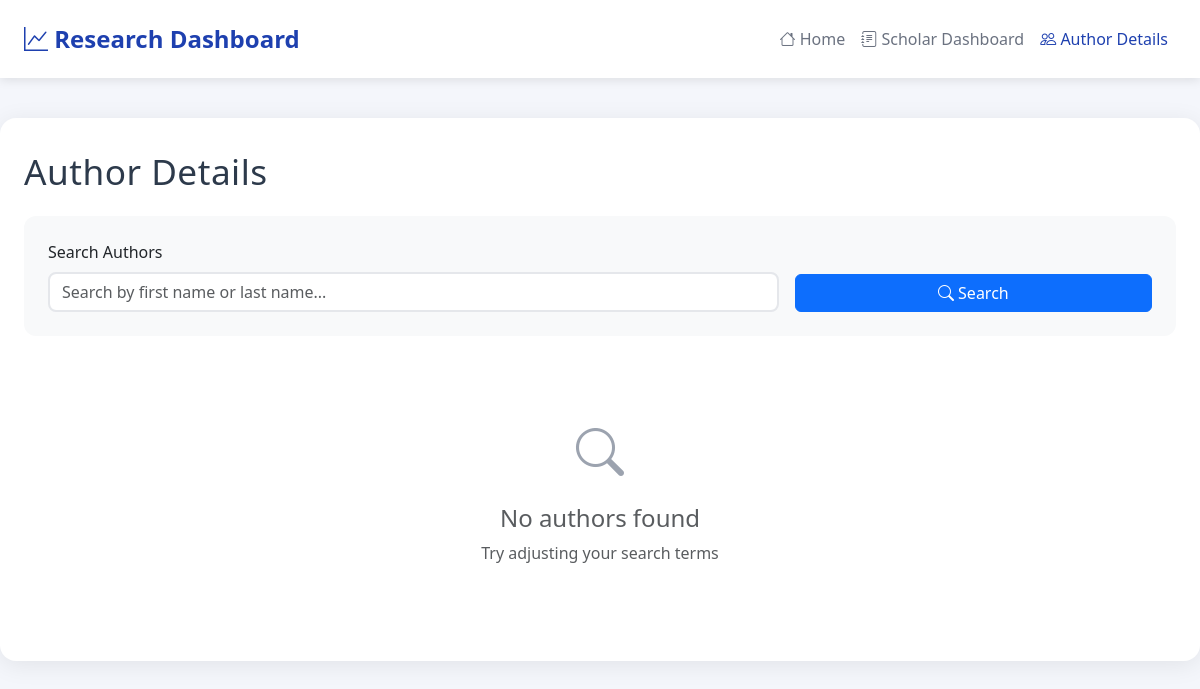
/authors/, run on an earlier commit of the app's database.
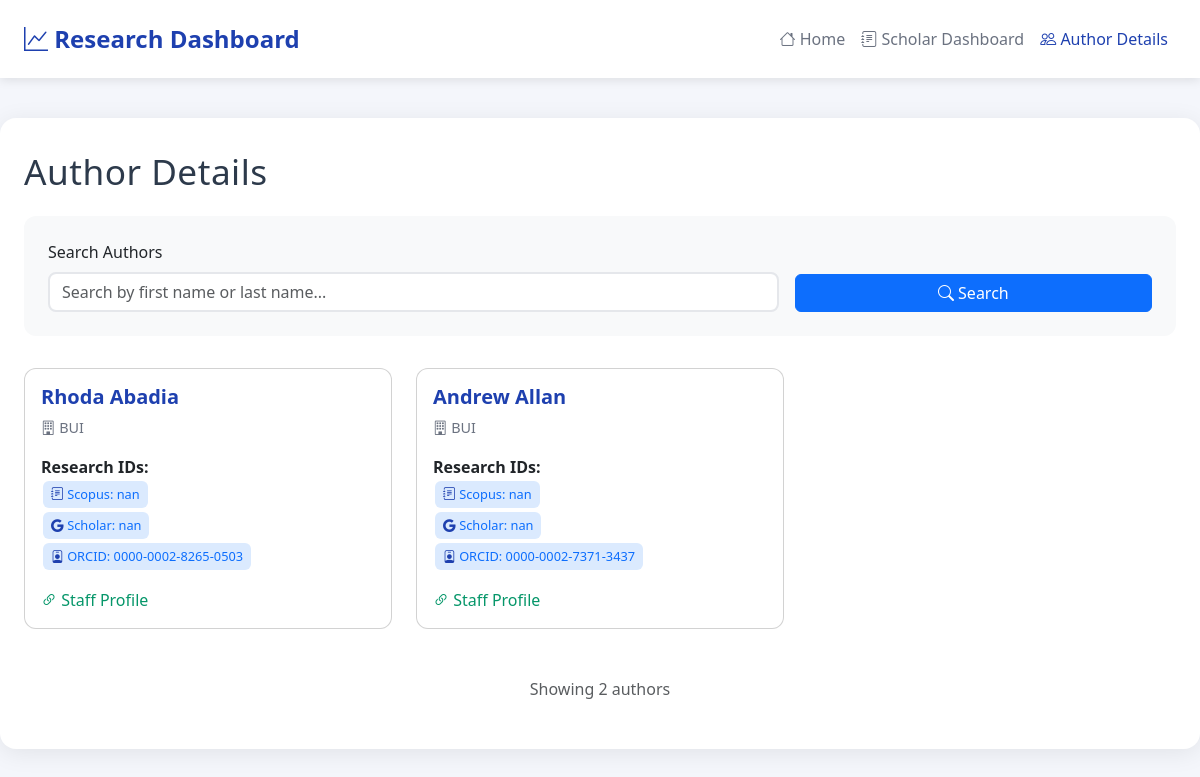
And on a later commit of the database.
### research/models.py (models this page shows, shortened)
class Author(models.Model):
    first_name = models.CharField(max_length=100)
    last_name = models.CharField(max_length=100)
    research_group = models.ForeignKey(ResearchGroup, on_delete=models.CASCADE)
    scopus_id = models.CharField(max_length=100, blank=True, null=True)
    scholar_id = models.CharField(max_length=100, blank=True, null=True)
    orcid_id = models.CharField(max_length=100, blank=True, null=True)
    staff_url = models.URLField(max_length=255)

class ResearchGroup(models.Model):
    name = models.CharField(max_length=255, unique=True)

### research/views.py (the view)
# urls.py: path('authors/', views.author_details, name='author_details'),
def author_details(request):
    search_query = request.GET.get('search', '')
    authors = Author.objects.select_related('research_group').all()
    if search_query:
        authors = authors.filter(
            Q(first_name__icontains=search_query) |
            Q(last_name__icontains=search_query)
        )
    context = {
        'authors': authors,
        'search_query': search_query,
    }
    return render(request, 'research/author_details.html', context)

### research/templates/research/author_details.html (shortened to what the changed rows need)
{% load static %}
<!DOCTYPE html>
<html lang="en">
<head>
    <link href="https://cdn.jsdelivr.net/npm/bootstrap@5.3.0/dist/css/bootstrap.min.css" rel="stylesheet">
    <link rel="stylesheet" href="https://cdn.jsdelivr.net/npm/bootstrap-icons@1.7.2/font/bootstrap-icons.css">
</head>
<body>
    <div class="container">
        <h1 class="mb-4">Author Details</h1>
        <div class="row">
            {% for author in authors %}
            <div class="col-md-6 col-lg-4 mb-4">
                <div class="card author-card h-100">
                    <div class="card-body">
                        <h5 class="card-title author-name">{{ author.first_name }} {{ author.last_name }}</h5>
                        <p class="card-text research-group">
                            <i class="bi bi-building"></i> {{ author.research_group.name }}
                        </p>
                        <div class="mb-3">
                            <strong>Research IDs:</strong><br>
                            {% if author.scopus_id %}
                                <span class="id-badge has-value">
                                    <i class="bi bi-journal-text"></i>
                                    <a href="https://www.scopus.com/authid/detail.uri?authorId={{ author.scopus_id }}" target="_blank" class="text-decoration-none">
                                        Scopus: {{ author.scopus_id }}
                                    </a>
                                </span>
                            {% else %}
                                <span class="id-badge">Scopus: Not available</span>
                            {% endif %}
                            <br>
                            {% if author.scholar_id %}
                                <span class="id-badge has-value">
                                    <i class="bi bi-google"></i>
                                    <a href="https://scholar.google.com/citations?user={{ author.scholar_id }}" target="_blank" class="text-decoration-none">
                                        Scholar: {{ author.scholar_id }}
                                    </a>
                                </span>
                            {% else %}
                                <span class="id-badge">Scholar: Not available</span>
                            {% endif %}
                            <br>
                            {% if author.orcid_id %}
                                <span class="id-badge has-value">
                                    <i class="bi bi-person-badge"></i>
                                    <a href="https://orcid.org/{{ author.orcid_id }}" target="_blank" class="text-decoration-none">
                                        ORCID: {{ author.orcid_id }}
                                    </a>
                                </span>
                            {% else %}
                                <span class="id-badge">ORCID: Not available</span>
                            {% endif %}
                        </div>
                        {% if author.staff_url %}
                        <div class="mt-auto">
                            <a href="{{ author.staff_url }}" target="_blank" class="staff-link">
                                <i class="bi bi-link-45deg"></i> Staff Profile
                            </a>
                        </div>
                        {% endif %}
                    </div>
                </div>
            </div>
            {% empty %}
            <div class="col-12">
                <div class="text-center py-5">
                    <i class="bi bi-search" style="font-size: 3rem; color: #9ca3af;"></i>
                    <h4 class="mt-3 text-muted">No authors found</h4>
                    <p class="text-muted">Try adjusting your search terms</p>
                </div>
            </div>
            {% endfor %}
        </div>
        {% if authors %}
        <div class="mt-4 text-center">
            <p class="text-muted">Showing {{ authors|length }} author{{ authors|length|pluralize }}</p>
        </div>
        {% endif %}
    </div>
</body>
</html>

What changed in the data, as far as the page shows it:
added Author: first_name "Rhoda", last_name "Abadia", research_group.name "BUI", scopus_id "nan", scholar_id "nan", orcid_id "0000-0002-8265-0503"
added Author: first_name "Andrew", last_name "Allan", research_group.name "BUI", scopus_id "nan", scholar_id "nan", orcid_id "0000-0002-7371-3437"
Also different on the page:
{{ authors|length }}: (not shown) → "2"
text no longer shown: "No authors found Try adjusting your search terms"
text now shown: "Showing author"
